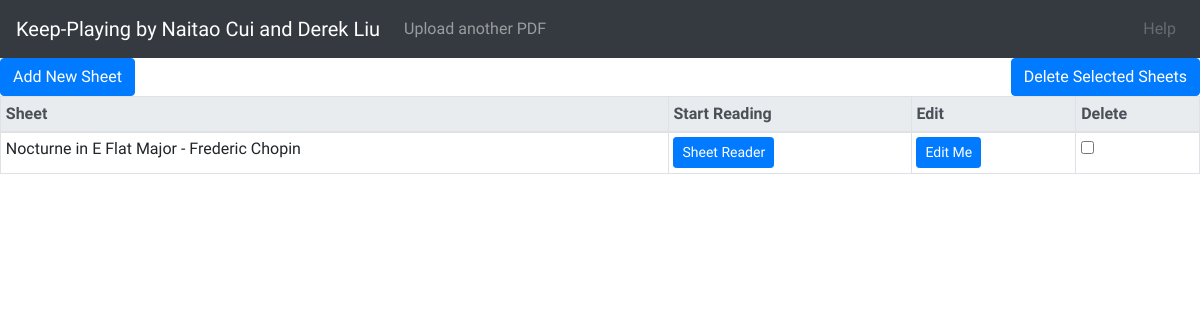
Before: /sheetreader/ with the older database file.
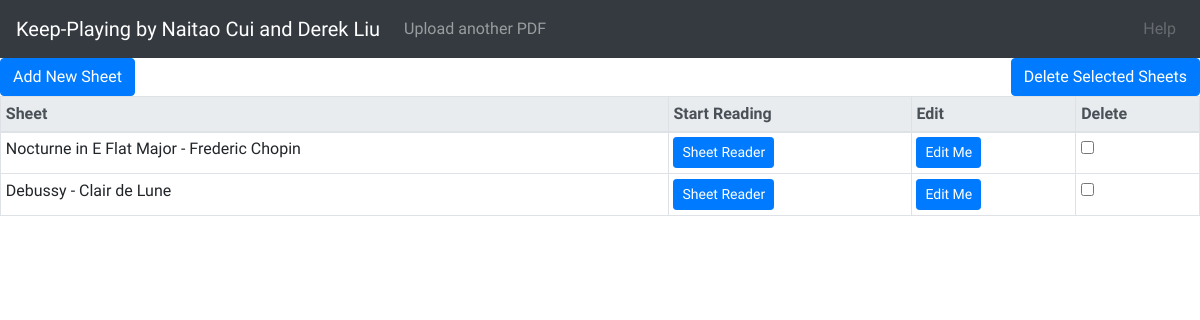
After: the same page with the newer database file.
### sheetreader/models.py (models this page shows)
class Sheet(models.Model):
	sheet_name = models.CharField(max_length=50)
	sheet_file = models.FileField(upload_to='files')
	def __str__(self):
		return self.sheet_name

### sheetreader/views.py (the view)
# urls.py: path('', views.index, name='index'),
def index(request):
	sheet_data = Sheet.objects.all()
	return render(request, 'sheetreader/home.html', {'sheet_data': sheet_data})

### sheetreader/templates/sheetreader/home.html (shortened to what this page needs)
{% extends "sheetreader/base.html" %}
{% load static %}
{% block content %}
<head>
</head>
<body>
	<button class="button btn btn-primary" data-href="{% url 'sheetreader:newSheet' %}" style="float: left;"> Add New Sheet</button>
	<form action="{% url 'sheetreader:deleteSheets' %}" method="POST">
		<button type="submit" class="btn btn-primary" name="delete" style="float: right;"> Delete Selected Sheets </button>
		<table class="table table-bordered table-hover table-sm">
			<thead class="thead-light">
				<tr>
					<th scope="col"> Sheet </th>
					<th scope="col"> Start Reading </th>
					<th scope="col"> Edit </th>
					<th scope="col"> Delete </th>
				</tr>
			</thead>
			<tbody>
				{% for sheet in sheet_data %}
					<tr>
						<td scope="col" class="details"> {{ sheet }} </td>
						<td><button type="button" class="btn btn-primary btn-sm" data-href="{% url 'sheetreader:sheetReader' sheet.id %}"> Sheet Reader </button></td>
						<td><button type="button" class="btn btn-primary btn-sm" data-href="{% url 'sheetreader:updateSheet' sheet.id %}"> Edit Me </button></td>
						<td scope="col" class="deleteCol"> <input name="items" class="checkboxes" type="checkbox" value="{{ sheet.pk }}"> </td>
					</tr>
				{% endfor %}
			</tbody>
		</table>
	</form>
</body>
{% endblock %}

### sheetreader/templates/sheetreader/base.html (shortened to what this page needs)
{% load static %}
<!DOCTYPE html>
<html>
<head>
	<link rel="stylesheet" href="https://maxcdn.bootstrapcdn.com/bootstrap/4.0.0/css/bootstrap.min.css">
</head>
<body>
			<nav class="navbar navbar-expand-sm bg-dark navbar-dark" style="height: 58px;">
				<a class="navbar-brand" href="{% url 'sheetreader:index' %}" id="navbarName"> Keep-Playing by Naitao Cui and Derek Liu </a>
				<ul class="navbar-nav mr-auto">
					<li class="nav-item">
						<a class="nav-link" href="{% url 'sheetreader:newSheet' %}"> Upload another PDF </a>
					</li>
				</ul>
				<ul class="navbar-nav">
					<li class="nav-item right">
						<a class="nav-link disabled" href="#">Help</a>
					</li>
				</ul>
			</nav>
	<div id="content">
		{% block content %}{% endblock %}
	</div>
</body>
</html>

### sheetreader/templates/sheetreader/base.html (style rules this page uses)
html, body { font-family: Raleway, sans-serif; }

Changed rows visible on the page:
added Sheet: sheet_name "Debussy - Clair de Lune"
